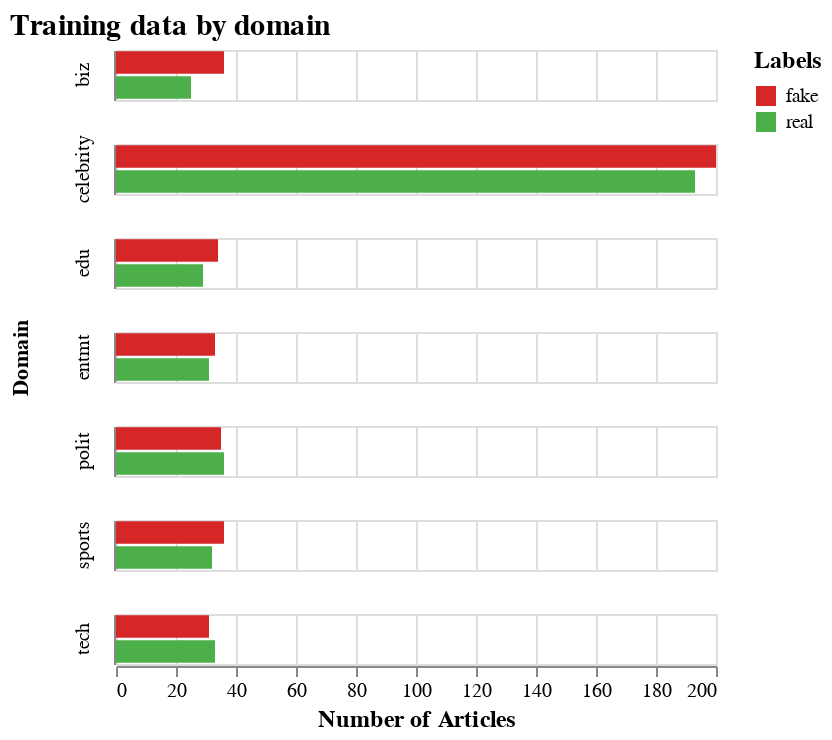
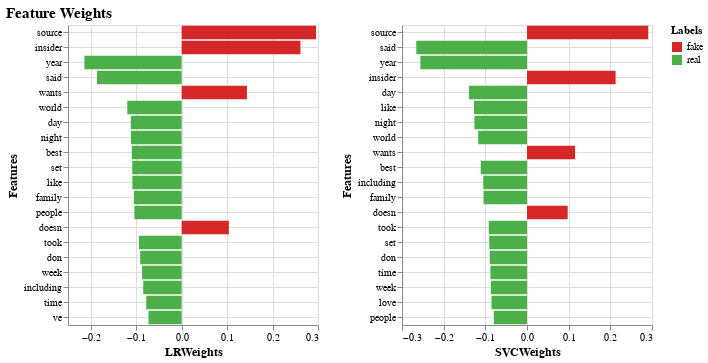

Notebook source saved alongside these figures, in order:
### Markdown cell above
####Features: Baseline. Text only, no additional features.

### Code cell
trainChart, predChart, confMtxPlot = modelData(articlesDF, stratify=False)
# Display the training data split
trainChart.display()

# Display highest weighted coefficients
predChart.display()

# Show the confusion matrix
confMtxPlot;

### Figure 1 — Vega-Lite specification as saved in the notebook (floating-point values rounded to 4 significant figures)
{"config": {"view": {"continuousWidth": 400, "continuousHeight": 300}, "axis": {"labelFontSize": 10, "titleFontSize": 12}, "legend": {"titleFontSize": 12}, "title": {"fontSize": 15}}, "data": {"name": "data-b4aca5de99dcadab77de871cb5d1a74c"}, "mark": "bar", "encoding": {"color": {"field": "Labels", "scale": {"domain": ["fake", "real"], "range": ["#d62728", "#4daf4a"]}, "type": "nominal"}, "row": {"field": "Domain", "type": "nominal"}, "x": {"field": "Number of Articles", "type": "quantitative"}, "y": {"axis": {"labels": false, "tickSize": 0}, "field": "Labels", "title": null, "type": "nominal"}}, "height": 25, "title": "Training data by domain", "width": 300, "$schema": "https://vega.github.io/schema/vega-lite/v4.17.0.json", "datasets": {"data-b4aca5de99dcadab77de871cb5d1a74c": [{"Domain": "biz", "Labels": "fake", "Number of Articles": 36, "intLabel": 36}, {"Domain": "biz", "Labels": "real", "Number of Articles": 25, "intLabel": 25}, {"Domain": "celebrity", "Labels": "fake", "Number of Articles": 200, "intLabel": 200}, {"Domain": "celebrity", "Labels": "real", "Number of Articles": 193, "intLabel": 193}, {"Domain": "edu", "Labels": "fake", "Number of Articles": 34, "intLabel": 34}, {"Domain": "edu", "Labels": "real", "Number of Articles": 29, "intLabel": 29}, {"Domain": "entmt", "Labels": "fake", "Number of Articles": 33, "intLabel": 33}, {"Domain": "entmt", "Labels": "real", "Number of Articles": 31, "intLabel": 31}, {"Domain": "polit", "Labels": "fake", "Number of Articles": 35, "intLabel": 35}, {"Domain": "polit", "Labels": "real", "Number of Articles": 36, "intLabel": 36}, {"Domain": "sports", "Labels": "fake", "Number of Articles": 36, "intLabel": 36}, {"Domain": "sports", "Labels": "real", "Number of Articles": 32, "intLabel": 32}, {"Domain": "tech", "Labels": "fake", "Number of Articles": 31, "intLabel": 31}, {"Domain": "tech", "Labels": "real", "Number of Articles": 33, "intLabel": 33}]}}

### Figure 2 — Vega-Lite specification as saved in the notebook (floating-point values rounded to 4 significant figures)
{"config": {"view": {"continuousWidth": 400, "continuousHeight": 300}, "axis": {"labelFontSize": 10, "titleFontSize": 12}, "title": {"fontSize": 15}}, "hconcat": [{"data": {"name": "data-4cd23b8d8c09621d364516c641a3457d"}, "mark": "bar", "encoding": {"color": {"field": "Labels", "scale": {"domain": ["fake", "real"], "range": ["#d62728", "#4daf4a"]}, "type": "nominal"}, "x": {"field": "LRWeights", "type": "quantitative"}, "y": {"axis": {"grid": true}, "field": "Features", "sort": null, "type": "nominal"}}, "height": 300, "width": 250}, {"data": {"name": "data-7b3858ffc7c245d5fd6431ecbe7fce48"}, "mark": "bar", "encoding": {"color": {"condition": {"value": "#d62728", "test": "(datum.SVCWeights > 0)"}, "value": "#4daf4a"}, "x": {"field": "SVCWeights", "type": "quantitative"}, "y": {"axis": {"grid": true}, "field": "Features", "sort": null, "type": "nominal"}}, "height": 300, "width": 250}], "title": "Feature Weights", "$schema": "https://vega.github.io/schema/vega-lite/v4.17.0.json", "datasets": {"data-4cd23b8d8c09621d364516c641a3457d": [{"Features": "source", "LRWeights": 0.2957, "Labels": "fake"}, {"Features": "insider", "LRWeights": 0.2613, "Labels": "fake"}, {"Features": "year", "LRWeights": -0.2139, "Labels": "real"}, {"Features": "said", "LRWeights": -0.1863, "Labels": "real"}, {"Features": "wants", "LRWeights": 0.1437, "Labels": "fake"}, {"Features": "world", "LRWeights": -0.1195, "Labels": "real"}, {"Features": "day", "LRWeights": -0.1119, "Labels": "real"}, {"Features": "night", "LRWeights": -0.1117, "Labels": "real"}, {"Features": "best", "LRWeights": -0.1096, "Labels": "real"}, {"Features": "set", "LRWeights": -0.1087, "Labels": "real"}, {"Features": "like", "LRWeights": -0.1084, "Labels": "real"}, {"Features": "family", "LRWeights": -0.105, "Labels": "real"}, {"Features": "people", "LRWeights": -0.104, "Labels": "real"}, {"Features": "doesn", "LRWeights": 0.1039, "Labels": "fake"}, {"Features": "took", "LRWeights": -0.0939, "Labels": "real"}, {"Features": "don", "LRWeights": -0.0913, "Labels": "real"}, {"Features": "week", "LRWeights": -0.087, "Labels": "real"}, {"Features": "including", "LRWeights": -0.08452, "Labels": "real"}, {"Features": "time", "LRWeights": -0.07785, "Labels": "real"}, {"Features": "ve", "LRWeights": -0.07293, "Labels": "real"}], "data-7b3858ffc7c245d5fd6431ecbe7fce48": [{"Features": "source", "SVCWeights": 0.291}, {"Features": "said", "SVCWeights": -0.2657}, {"Features": "year", "SVCWeights": -0.256}, {"Features": "insider", "SVCWeights": 0.2126}, {"Features": "day", "SVCWeights": -0.1392}, {"Features": "like", "SVCWeights": -0.1272}, {"Features": "night", "SVCWeights": -0.1262}, {"Features": "world", "SVCWeights": -0.1171}, {"Features": "wants", "SVCWeights": 0.1153}, {"Features": "best", "SVCWeights": -0.1109}, {"Features": "including", "SVCWeights": -0.105}, {"Features": "family", "SVCWeights": -0.1043}, {"Features": "doesn", "SVCWeights": 0.09766}, {"Features": "took", "SVCWeights": -0.09179}, {"Features": "set", "SVCWeights": -0.09067}, {"Features": "don", "SVCWeights": -0.08944}, {"Features": "time", "SVCWeights": -0.08789}, {"Features": "week", "SVCWeights": -0.08679}, {"Features": "love", "SVCWeights": -0.0852}, {"Features": "people", "SVCWeights": -0.07966}]}}
